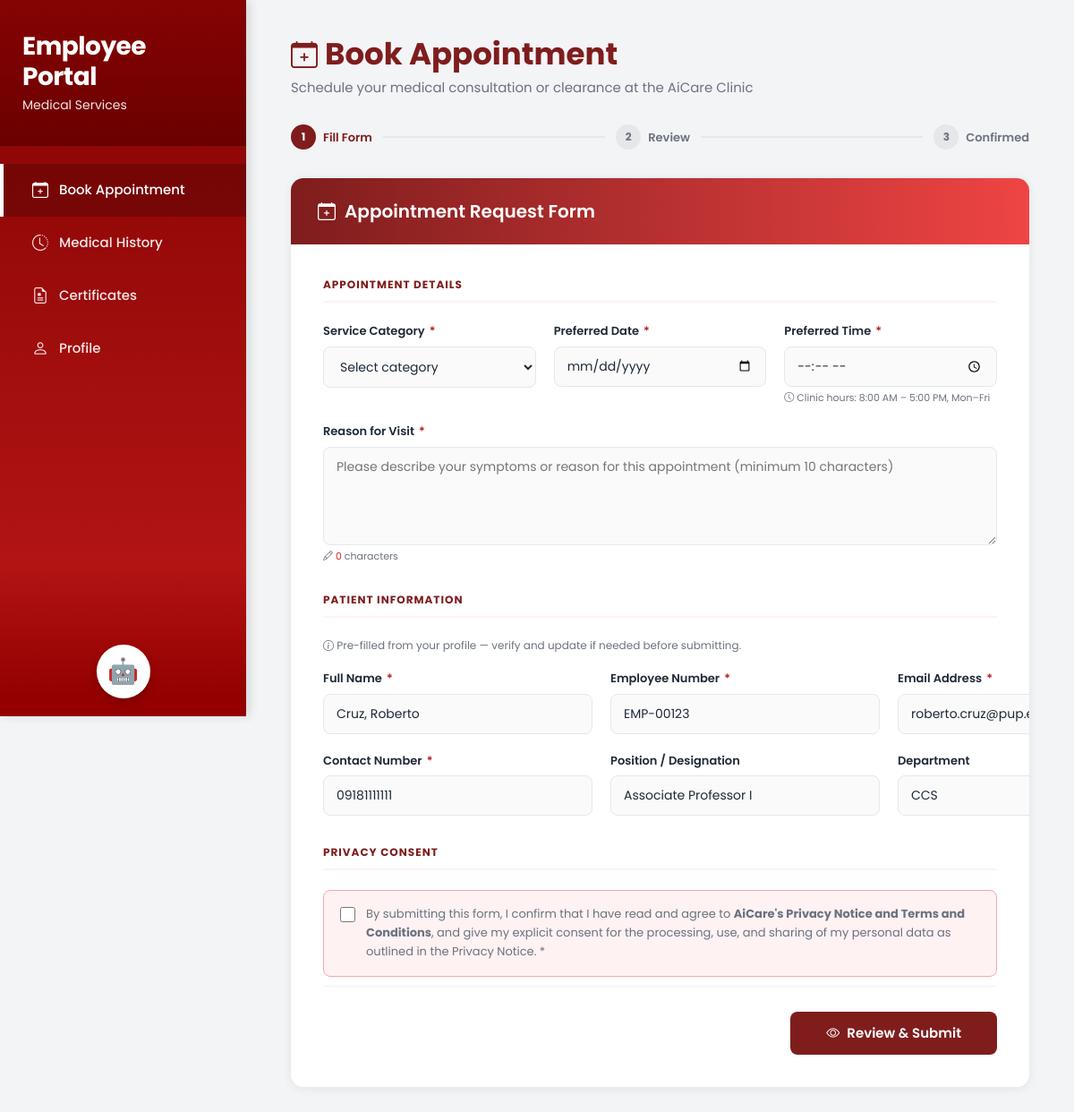
The page /student/book_appointment.php (signed in) on the database its author committed.
### tables this page shows
CREATE TABLE employees (
    employee_id              INT UNSIGNED AUTO_INCREMENT PRIMARY KEY,
    user_id                  INT UNSIGNED NOT NULL UNIQUE,
    employee_number          VARCHAR(30)  NOT NULL UNIQUE
                             COMMENT 'e.g. EMP-00123',
    last_name                VARCHAR(100) NOT NULL,
    first_name               VARCHAR(100) NOT NULL,
    middle_name              VARCHAR(100),
    sex                      ENUM('Male','Female','Prefer not to say'),
    date_of_birth            DATE,
    civil_status             ENUM('Single','Married','Widowed','Separated'),
    contact_number           VARCHAR(20),
    email                    VARCHAR(191),
    address                  TEXT,
    campus                   VARCHAR(100),
    department               VARCHAR(100)
                             COMMENT 'e.g. CCS, HR Office, Maintenance',
    position_designation     VARCHAR(150)
                             COMMENT 'e.g. Associate Professor I, Admin Aide',
    employment_type          ENUM('Permanent','Temporary','Part-time / Contractual'),
    emergency_contact_name   VARCHAR(200),
    emergency_contact_number VARCHAR(20),
    photo_path               VARCHAR(255),
    is_active                TINYINT(1) NOT NULL DEFAULT 1,
    created_at               DATETIME NOT NULL DEFAULT CURRENT_TIMESTAMP,
    updated_at               DATETIME NOT NULL DEFAULT CURRENT_TIMESTAMP
                             ON UPDATE CURRENT_TIMESTAMP,
    CONSTRAINT fk_employee_user FOREIGN KEY (user_id)
        REFERENCES users(user_id) ON DELETE CASCADE ON UPDATE CASCADE,
    INDEX idx_emp_number (employee_number),
    INDEX idx_emp_dept   (department)
);

### student/book_appointment.php (the view, shortened to what this page needs)
<?php
require_once "../config/db.php";
$role       = $_SESSION['role'];
$profile_id = $_SESSION['profile_id'];
if ($role === 'student') {
    $q = mysqli_prepare($c,
        "SELECT CONCAT(last_name, ', ', first_name, ' ', IFNULL(middle_name,'')) AS full_name,
                student_number, email, contact_number, program, year_level
         FROM   students WHERE student_id = ? LIMIT 1");
    mysqli_stmt_bind_param($q, "i", $profile_id);
} else {
    $q = mysqli_prepare($c,
        "SELECT CONCAT(last_name, ', ', first_name, ' ', IFNULL(middle_name,'')) AS full_name,
                employee_number AS student_number, email, contact_number,
                position_designation AS program, department AS year_level
         FROM   employees WHERE employee_id = ? LIMIT 1");
    mysqli_stmt_bind_param($q, "i", $profile_id);
}
mysqli_stmt_execute($q);
$prefill = mysqli_fetch_assoc(mysqli_stmt_get_result($q)) ?? [];
$field_errors     = [];
$P = $_POST ?? [];
function fval(string $key, array $post, array $prefill, string $prefill_key = ''): string {
    $pk = $prefill_key ?: $key;
    if (!empty($prefill[$pk])) return htmlspecialchars($prefill[$pk]);
    return '';
}
function fclass(string $key, array $errs): string {
    return isset($errs[$key]) ? ' is-invalid' : '';
}
$portal_title   = $role === 'student' ? 'Student Portal'  : 'Employee Portal';
$id_label       = $role === 'student' ? 'Student Number'  : 'Employee Number';
$id_placeholder = $role === 'student' ? 'e.g., 2023-12345-MN-0' : 'e.g., EMP-00123';
$prog_label     = $role === 'student' ? 'Program / Course' : 'Position / Designation';
$level_label    = $role === 'student' ? 'Year Level'       : 'Department';
?>
<!DOCTYPE html>
<html lang="en">
<head>
    <link href="https://cdnjs.cloudflare.com/ajax/libs/bootstrap/5.3.2/css/bootstrap.min.css" rel="stylesheet">
    <link rel="stylesheet" href="https://cdn.jsdelivr.net/npm/bootstrap-icons@1.11.1/font/bootstrap-icons.css">
</head>
<body>
<div class="sidebar">
    <div class="sidebar-header">
        <h1><?= htmlspecialchars($portal_title) ?></h1>
        <p>Medical Services</p>
    </div>
    <nav class="sidebar-nav">
        <a href="book_appointment.php" class="nav-item active">
            <i class="bi bi-calendar-plus"></i><span>Book Appointment</span>
        </a>
        <a href="medical_history.php" class="nav-item">
            <i class="bi bi-clock-history"></i><span>Medical History</span>
        </a>
        <a href="certificates.php" class="nav-item">
            <i class="bi bi-file-earmark-medical"></i><span>Certificates</span>
        </a>
        <a href="profile.php" class="nav-item">
            <i class="bi bi-person"></i><span>Profile</span>
        </a>
    </nav>
    <div class="sidebar-footer">
        <div class="chatbot-toggle" id="chatbotToggle">🤖</div>
    </div>
</div>
<main class="main-content">
    <div class="page-header">
        <h2><i class="bi bi-calendar-plus me-2" style="font-size:30px;vertical-align:middle;"></i>Book Appointment</h2>
        <p>Schedule your medical consultation or clearance at the AiCare Clinic</p>
    </div>
    <div class="progress-steps" id="progressSteps">
        <div class="step active" id="step1">
            <div class="step-num">1</div>
            <span>Fill Form</span>
        </div>
        <div class="step-line" id="line1"></div>
        <div class="step" id="step2">
            <div class="step-num">2</div>
            <span>Review</span>
        </div>
        <div class="step-line" id="line2"></div>
        <div class="step" id="step3">
            <div class="step-num">3</div>
            <span>Confirmed</span>
        </div>
    </div>
    <div class="form-card">
        <div class="form-card-header">
            <i class="bi bi-calendar-plus"></i>
            Appointment Request Form
        </div>
        <div class="form-card-body">
            <form method="POST" action="book_appointment.php" id="appointmentForm" novalidate>
                <div class="section-divider">Appointment Details</div>
                <div class="form-grid-3">
                    <div class="form-group">
                        <label for="service_category">Service Category <span class="req">*</span></label>
                        <select name="service_category" id="service_category"
                                class="<?= fclass('service_category', $field_errors) ?>">
                            <option value="" disabled <?= empty($P['service_category']) ? 'selected' : '' ?>>Select category</option>
                        </select>
                    </div>
                    <div class="form-group">
                        <label for="appointment_date">Preferred Date <span class="req">*</span></label>
                        <input type="date" name="appointment_date" id="appointment_date"
                               value="<?= htmlspecialchars($P['appointment_date'] ?? '') ?>"
                               min="<?= date('Y-m-d') ?>"
                               class="<?= fclass('appointment_date', $field_errors) ?>">
                    </div>
                    <div class="form-group">
                        <label for="appointment_time">Preferred Time <span class="req">*</span></label>
                        <input type="time" name="appointment_time" id="appointment_time"
                               value="<?= htmlspecialchars($P['appointment_time'] ?? '') ?>"
                               min="08:00" max="17:00"
                               class="<?= fclass('appointment_time', $field_errors) ?>">
                        <span style="font-size:11px;color:var(--text-gray);margin-top:4px;">
                            <i class="bi bi-clock"></i> Clinic hours: 8:00 AM – 5:00 PM, Mon–Fri
                        </span>
                    </div>
                </div>
                <div class="form-group" style="margin-top:20px;">
                    <label for="reason_for_visit">Reason for Visit <span class="req">*</span></label>
                    <textarea name="reason_for_visit" id="reason_for_visit"
                              placeholder="Please describe your symptoms or reason for this appointment (minimum 10 characters)"
                              class="<?= fclass('reason_for_visit', $field_errors) ?>"><?= htmlspecialchars($P['reason_for_visit'] ?? '') ?></textarea>
                    <span style="font-size:11px;color:var(--text-gray);margin-top:4px;" id="reasonCount">
                        <i class="bi bi-pencil"></i> <span id="charCount">0</span> characters
                    </span>
                </div>
                <div class="section-divider">Patient Information</div>
                <p style="font-size:12px;color:var(--text-gray);margin-bottom:18px;">
                    <i class="bi bi-info-circle"></i>
                    Pre-filled from your profile — verify and update if needed before submitting.
                </p>
                <div class="form-grid-3">
                    <div class="form-group">
                        <label for="full_name">Full Name <span class="req">*</span></label>
                        <input type="text" name="full_name" id="full_name"
                               value="<?= fval('full_name', $P, $prefill, 'full_name') ?>"
                               placeholder="Last, First Middle Name"
                               class="<?= fclass('full_name', $field_errors) ?>">
                    </div>
                    <div class="form-group">
                        <label for="id_number"><?= $id_label ?> <span class="req">*</span></label>
                        <input type="text" name="id_number" id="id_number"
                               value="<?= fval('id_number', $P, $prefill, 'student_number') ?>"
                               placeholder="<?= htmlspecialchars($id_placeholder) ?>"
                               class="<?= fclass('id_number', $field_errors) ?>">
                    </div>
                    <div class="form-group">
                        <label for="email_input">Email Address <span class="req">*</span></label>
                        <input type="email" name="email_input" id="email_input"
                               value="<?= fval('email_input', $P, $prefill, 'email') ?>"
                               placeholder="juan@iskolar.pup.edu.ph"
                               class="<?= fclass('email_input', $field_errors) ?>">
                    </div>
                </div>
                <div class="form-grid-3" style="margin-top:20px;">
                    <div class="form-group">
                        <label for="contact_number">Contact Number <span class="req">*</span></label>
                        <input type="tel" name="contact_number" id="contact_number"
                               value="<?= fval('contact_number', $P, $prefill, 'contact_number') ?>"
                               placeholder="09XX-XXX-XXXX"
                               class="<?= fclass('contact_number', $field_errors) ?>">
                    </div>
                    <div class="form-group">
                        <label for="program_input"><?= htmlspecialchars($prog_label) ?></label>
                        <input type="text" name="program_input" id="program_input"
                               value="<?= fval('program_input', $P, $prefill, 'program') ?>"
                               placeholder="e.g., BSIT">
                    </div>
                    <div class="form-group">
                        <label for="level_input"><?= htmlspecialchars($level_label) ?></label>
                        <?php if ($role === 'student'): ?>
                        <select name="level_input" id="level_input">
                            <option value="">Select year</option>
                            <?php
                            $years = ['1st Year','2nd Year','3rd Year','4th Year','5th Year','Graduate'];
                            $cur   = $P['level_input'] ?? ($prefill['year_level'] ?? '');
                            foreach ($years as $yr):
                                echo '<option value="' . htmlspecialchars($yr) . '" ' . ($cur === $yr ? 'selected' : '') . '>' . htmlspecialchars($yr) . '</option>';
                            endforeach; ?>
                        </select>
                        <?php else: ?>
                        <input type="text" name="level_input" id="level_input"
                               value="<?= fval('level_input', $P, $prefill, 'year_level') ?>"
                               placeholder="e.g., CCS">
                        <?php endif; ?>
                    </div>
                </div>
                <div class="section-divider">Privacy Consent</div>
                <div class="consent-group <?= isset($field_errors['terms']) ? 'invalid' : '' ?>" id="consentGroup">
                    <input type="checkbox" name="terms" id="terms"
                           <?= isset($P['terms']) ? 'checked' : '' ?>>
                    <label for="terms">
                        By submitting this form, I confirm that I have read and agree to
                        <strong>AiCare's Privacy Notice and Terms and Conditions</strong>, and give
                        my explicit consent for the processing, use, and sharing of my personal
                        data as outlined in the Privacy Notice.
                        <span class="req">*</span>
                    </label>
                </div>
                <div class="form-actions">
                    <button type="button" id="reviewBtn" class="btn-submit">
                        <i class="bi bi-eye"></i> Review & Submit
                    </button>
                </div>
            </form>
        </div>
    </div>
</main>
</body>
</html>

### rows shown on the page
employees: id_number "EMP-00123", email_input "roberto.cruz@pup.edu.ph", contact_number "09181111111", program_input "Associate Professor I", level_input "CCS"

### other values the page prints
$portal_title "Employee Portal"
$id_label "Employee Number"
$prog_label "Position / Designation"
$level_label "Department"
